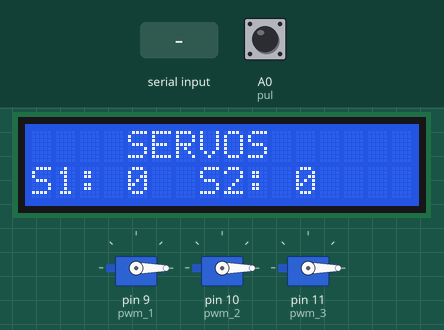
Simulated run of this sketch. Board: Arduino Uno, built with avr-gcc and run on an emulated ATmega328P. Shown: 3 × servo, 16×2 character LCD. The test bench sets the inputs (shaded band); at power-on: A0 (pul) LOW. What the sketch prints to the serial monitor is not drawn.

Above: at 1.2 s.
1.3 s: "-" received over Serial
At 1.31 s:
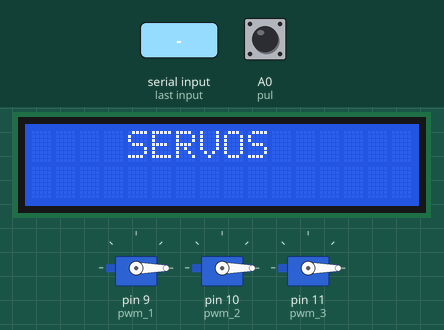
2.8 s: A0 (pul) pulsed HIGH 5 times (0.12 s each, 0.3 s apart)
At 5.5 s:
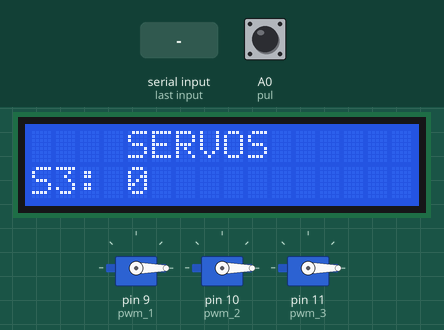
Timing chart, 0 to 7.0 s (numbered marks = the images above; inputs shaded):
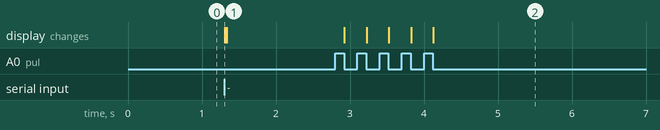

Measured:
- after the input at 1.3 s, the display: changes at once (image 1)
- after the input at 2.8 s, the display: changes after 0.12 s (image 2)

The sketch:

servos.ino
```cpp
#include <LiquidCrystal.h>
#include <Servo.h>

#define pwm_1 9
#define pwm_2 10
#define pwm_3 11
#define pul A0
#define dataLength 3

LiquidCrystal lcd(7,6,5,4,3,2);  //(rs,e,d4,d5,d6,d7)
Servo servo_1;
Servo servo_2;
Servo servo_3;

String inputString = "";
bool stringComplete = false;
const char separator = ',';
uint8_t data[dataLength];   //[0-255,0-255,0-255]

uint8_t ang_1 = 0;
uint8_t ang_2 = 0;
uint8_t ang_3 = 0;

uint8_t ang_ant_1 = 0;
uint8_t ang_ant_2 = 0;
uint8_t ang_ant_3 = 0;

uint8_t cont = 0;

void serialEvent(){
  while(Serial.available()){
    char inChar = (char)Serial.read();
    inputString += inChar;
    if(inChar == '-'){
      stringComplete = true;
    }
  }
}

void setup() {
  pinMode(pul,INPUT);

  servo_1.attach(pwm_1);
  servo_2.attach(pwm_2);
  servo_3.attach(pwm_3);

  servo_1.write(0);
  servo_2.write(0);
  servo_3.write(0);

  Serial.begin(9600);

  lcd.begin(16,2);
  lcd.setCursor(4,0);
  lcd.print("SERVOS");
}

void loop() {
  if(stringComplete){
    for(uint8_t i = 0; i < dataLength; i++){
      uint8_t index = inputString.indexOf(separator);
      data[i] = inputString.substring(0,index).toInt();
      inputString = inputString.substring(index + 1);
    }

    ang_ant_1 = ang_1;
    ang_ant_2 = ang_2;
    ang_ant_3 = ang_3;

    ang_1 = data[0];
    ang_2 = data[1];
    ang_3 = data[2];

    Serial.println(String(ang_1) + ',' + String(ang_2) + ',' + String(ang_3) + '-');

    lcd.clear();
    lcd.setCursor(4,0);
    lcd.print("SERVOS");

    inputString = "";
    stringComplete = false;

    for(uint8_t pos = ang_ant_1; pos <= ang_1; pos++){
      servo_1.write(pos);
      delay(10);
    }

     for(uint8_t pos = ang_ant_2; pos <= ang_2; pos++){
      servo_2.write(pos);
      delay(10);
    }

     for(uint8_t pos = ang_ant_3; pos <= ang_3; pos++){
      servo_3.write(pos);
      delay(10);
    }

     for(uint8_t pos = ang_ant_1; pos > ang_1; pos--){
      servo_1.write(pos);
      delay(10);
    }

     for(uint8_t pos = ang_ant_2; pos > ang_2; pos--){
      servo_2.write(pos);
      delay(10);
    }

     for(uint8_t pos = ang_ant_3; pos > ang_3; pos--){
      servo_3.write(pos);
      delay(10);
    }

  }

  if(digitalRead(pul) == HIGH){
    while(digitalRead(pul)){}
    cont++;
    lcd.clear();
    lcd.setCursor(4,0);
    lcd.print("SERVOS");
  }
  switch(cont){
    case 0:
      lcd.setCursor(0,1);
      lcd.print("S1: ");
      lcd.print(ang_1);
      lcd.setCursor(7,1);
      lcd.print("S2: ");
      lcd.print(ang_2);
      break;

    case 1:
      lcd.setCursor(0,1);
      lcd.print("S3: ");
      lcd.print(ang_3);
      break;

    case 2:
      cont = 0;
      break;
  }
}
```
